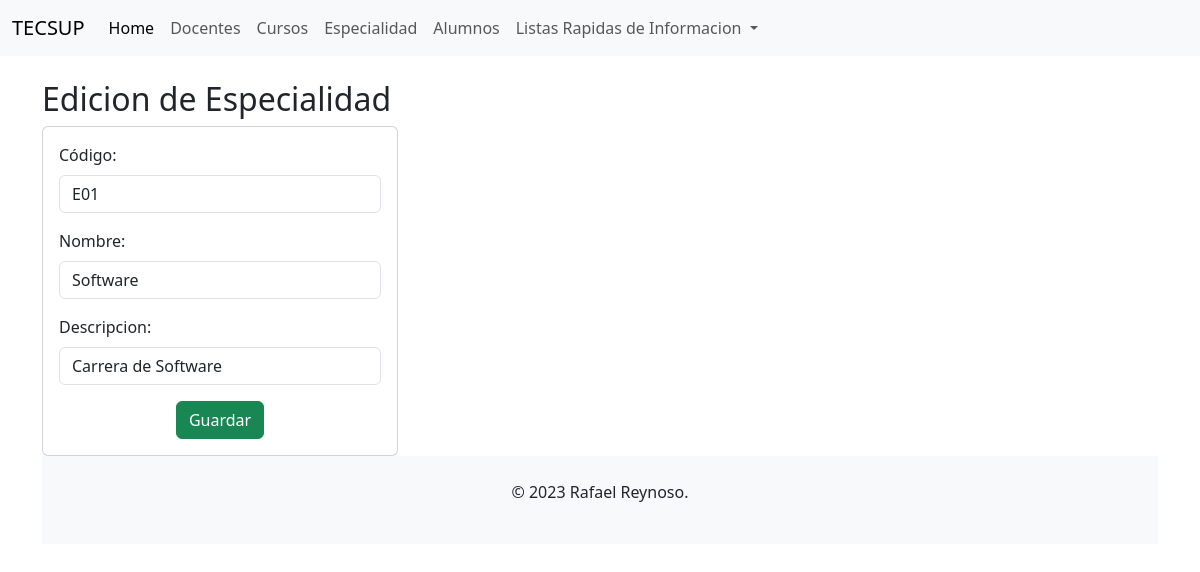
/edicionespecialidad/E01, run on the app's committed database.
### Aplicaciones/Academicos/models.py (models this page shows, shortened)
class Especialidad(models.Model):
    idEspecialidad = models.CharField(primary_key=True, max_length=6)
    nombre = models.CharField(max_length=50)
    descripcion = models.CharField(max_length=200)

### Aplicaciones/Academicos/views.py (the view)
# urls.py: path('edicionespecialidad/<codigo>', views.edicionespecialidad),
def edicionespecialidad(request, codigo):
    especialidad = Especialidad.objects.get(idEspecialidad = codigo)
    return render(request, "EdicionEspecialidad.html",{"especialidad":especialidad})

### Aplicaciones/Academicos/templates/EdicionEspecialidad.html (shortened to what this page needs)
{% extends './Base.html' %}
{% block body %}
<div class="row">
    <div class="col-sm-12 col-md-6 col-lg-4 col-xl-4">
        <h2>Edicion de Especialidad</h2>
        <div class="card">
            <div class="card-body">
                <form action="/editarespecialidad" method="POST">
                    <div class="mb-3">
                        <label for="txtcodigo" class="form-label">Código:</label>
                        <input type="text" name="txtcodigo" class="form-control" id="txtcodigo" value="{{especialidad.idEspecialidad}}" readonly>
                    </div>
                    <div class="mb-3">
                        <label for="txtnombre" class="form-label">Nombre:</label>
                        <input type="text" name="txtnombre" class="form-control" id="txtnombre" value="{{especialidad.nombre}}">
                    </div>
                    <div class="mb-3">
                        <label for="txtdescripcion" class="form-label">Descripcion:</label>
                        <input type="text" name="txtdescripcion" class="form-control" id="txtdescripcion" value="{{especialidad.descripcion}}">
                    </div>
                    <div class="text-center">
                        <button type="submit" class="btn btn-success">Guardar</button>
                    </div>
                </form>
            </div>
        </div>
    </div>
{% endblock %}

### Aplicaciones/Academicos/templates/Base.html (style rules this page uses)
html, body { height: 100%; }
body { display: flex; flex-direction: column; }

### data on the page
Especialidad: txtcodigo "E01", txtnombre "Software", txtdescripcion "Carrera de Software"
